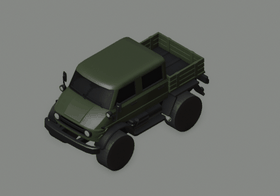
#> input picture docs/images/thumbs/mammoth.png, 280 x 196 px, found by its file name
$ python trace_icons.py
#> lines starting #> are read from the running program, lines starting #| are printed output that depends on the picture; after the words box and inside, x2 and y2 are one past the last pixel; in counts of white or black regions, pixels touching at a corner belong together
"""Write the Megatherium and Mastodon icons as traced SVG edits of the stock Mammoth icon.

Usage: python3 tools/trace_icons.py      (system python: needs numpy; then tools/rasterize_icons.py)
Input: extracted/icons/Mammoth.png, the stock Mammoth_Icon sprite (exported from the scriptableobjects
bundle; 254x144, white on transparent). Needs potrace.

Both trucks are the Mammoth's body, so their icons are the stock icon with only the differences
edited in, at 8x resolution before tracing:
- Megatherium: 0.37 m longer wheelbase (21 px at the icon's 57.5 px/m): the wheels come out,
  columns are inserted behind the bed's rear stake, so the rear wheel, rear fender and tail move
  back and the bed and chassis rail stretch; the wheels go back in; the staked slat bed becomes a
  stakeless ribbed bed (a stake-free column of the bed repeated along it).
- Mastodon: the Megatherium with the rear door bay of the cab replaced by bed: the bed runs up to
  the cab's B-pillar, which becomes the single cab's rear wall, and the roof starts there with the
  stock roof's rounded rear end.
The result is traced with potrace into vehicles/<name>/icon.svg (gitignored: it is the game's icon, edited), framed like the other icons:
256x256, 2 px end margins, centred vertically.
"""
import os
import re
import subprocess
import tempfile

import numpy as np
from PIL import Image
from scipy import ndimage

UP = 8                       # work resolution, times the stock icon
STRETCH = 21                 # Megatherium wheelbase difference in stock-icon px
CUT = 68                     # insert columns here: behind the rear stake, clear of everything but bed and rail
BED_COL = 45                 # a stake-free column of the bed (rows 0..69: slat bands, gap, chassis rail)
BED_X = (4, 76)              # bed extent in the stock icon
REAR_WHEEL, FRONT_WHEEL = (52, 110), (197, 110)
CANVAS, MARGIN = 256, 2


def load():
    im = Image.open("extracted/icons/Mammoth.png").convert("RGBA").split()[3]
#> im: PIL image 280x196 L; every value is 255
    big = im.resize((im.width * UP, im.height * UP), Image.LANCZOS)
#> big: PIL image 2240x1568 L; every value is 255
    return np.array(big) >= 128
#> returned value: shape (1568, 2240) bool; every value is 1


def u(v):
    return v * UP


def lift_wheel(img, centre):
    """Remove the wheel (tyre ring and hub) whose hub is at centre; return it as its own mask."""
#> called with centre = (52, 110)
    lab, _ = ndimage.label(img)
#> lab: shape (1568, 2240) int32; every value is 1
    cx, cy = u(centre[0]), u(centre[1])
    ids = {lab[cy, cx], lab[cy - u(23), cx]}            # hub, tyre ring
#> ids = 1 item
    ids.discard(0)
    wheel = np.isin(lab, list(ids))
    return img & ~wheel, wheel


def stakeless_bed(img, x0, x1):
    """Replace the bed (rows 0..69 between x0 and x1, upscaled) with the stake-free column, repeated."""
    col = img[: u(70), u(BED_COL): u(BED_COL) + UP]
    reps = (u(x1 + 1) - u(x0)) // UP + 1
    strip = np.tile(col, (1, reps))[:, : u(x1 + 1) - u(x0)]
    img[: u(70), u(x0): u(x1 + 1)] = strip


def megatherium(img):
    img, rear = lift_wheel(img, REAR_WHEEL)
#> img: shape (1568, 2240) bool; every value is 0
    img, front = lift_wheel(img, FRONT_WHEEL)
#> in lift_wheel (call 2), `lab, _ = ndimage.label(img)`: lab: shape (1568, 2240) int32; every value is 0
    d = u(STRETCH)
    cut = u(CUT)
    left, right = img[:, :cut], img[:, cut:]
#> left: shape (1568, 544) bool; every value is 0
#> right: shape (1568, 1696) bool; every value is 0
    mid = np.repeat(img[:, cut - 1: cut], d, axis=1)
#> mid: shape (1568, 168) bool; every value is 0
    out = np.concatenate([left, mid, right], axis=1)
#> out: shape (1568, 2408) bool; every value is 0
    rear = np.concatenate([np.zeros((img.shape[0], d), bool), rear], axis=1)[:, : out.shape[1]]   # keeps its x
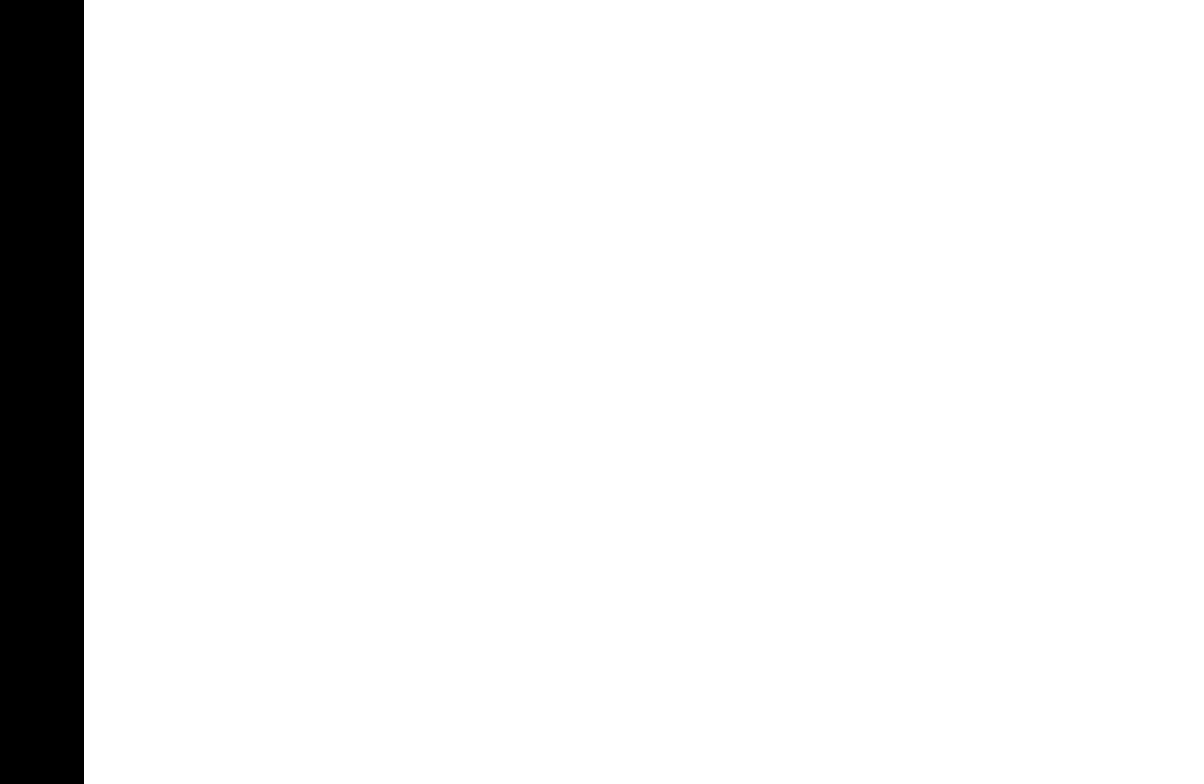
#> rear: shape (1568, 2408) bool (shown at 1/2 size); 93% white; 1 black region, box (x1, y1, x2, y2) and area: (0, 0, 168, 1568) 263424
    front = np.concatenate([np.zeros((img.shape[0], d), bool), front], axis=1)                    # shifted right with the cab
    out |= rear | front
    stakeless_bed(out, BED_X[0], BED_X[1] + STRETCH)
#> in stakeless_bed, `strip = np.tile(col, (1, reps))[:, : u(x1 + 1) - u(x0)]`: strip: shape (560, 752) bool; every value is 1
#> in stakeless_bed, `img[: u(70), u(x0): u(x1 + 1)] = strip`:
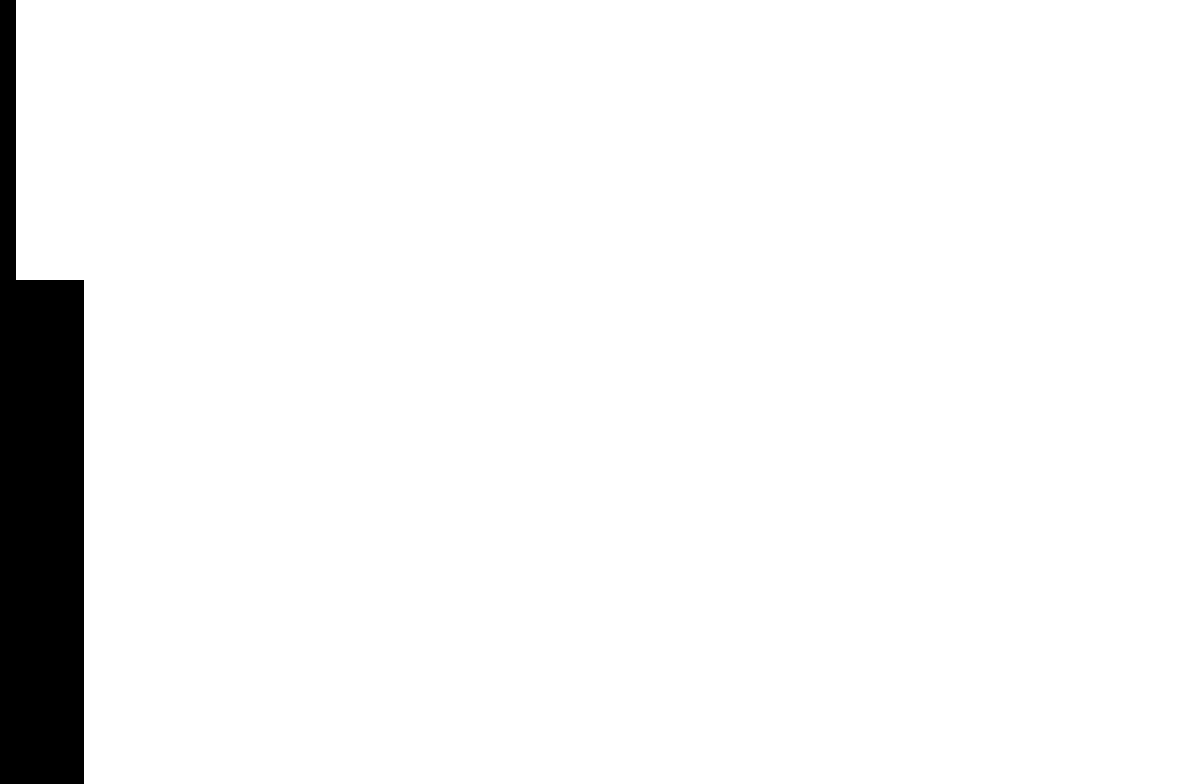
#> img: shape (1568, 2408) bool (shown at 1/2 size); 95% white; 1 black region, box (x1, y1, x2, y2) and area: (0, 0, 168, 1568) 187264
    return out, STRETCH


def mastodon(img):
    out, s = megatherium(img)
    stock = load()
    bay0, bay1 = 77 + s, 127 + s           # rear door bay (cab rear wall at 80, B-pillar at 132)
    # Bed and chassis rail across the bay, a gap under the rail, the sill below kept.
    stakeless_bed(out, bay0, bay1)
    out[u(70): u(72), u(bay0): u(bay1 + 1)] = False
    # Gap between the bed and the cab, then the stock roof's rounded rear end on the B-pillar.
    out[: u(70), u(128 + s): u(132 + s)] = False
    out[: u(12), u(132 + s): u(139 + s)] = stock[: u(12), u(80): u(87)]
    return out, s


def trace(mask, name):
#> called with name = 'Megatherium'
    rows, cols = np.nonzero(mask)
    y0, y1, x0, x1 = rows.min(), rows.max() + 1, cols.min(), cols.max() + 1
#> y0 = 0; y1 = 1568; x0 = 32; x1 = 2408
    k = (CANVAS - 2 * MARGIN) / (x1 - x0)
#> k = 0.106
    ox = MARGIN - x0 * k
#> ox = -1.39
    oy = CANVAS / 2 - (y0 + y1) / 2 * k
#> oy = 44.85
    with tempfile.TemporaryDirectory() as tmp:
        pbm = os.path.join(tmp, "in.pbm")
        Image.fromarray(~mask).convert("1").save(pbm)    # potrace traces black
        svg = os.path.join(tmp, "out.svg")
        subprocess.run(["potrace", "-s", "--flat", "-t", "8", "-a", "1.0", "-O", "0.4", "-o", svg, pbm], check=True)
#> (this line was passed over: subprocess is not available in this run)
#> (the run stopped early here; a loop or call above may not have finished)
